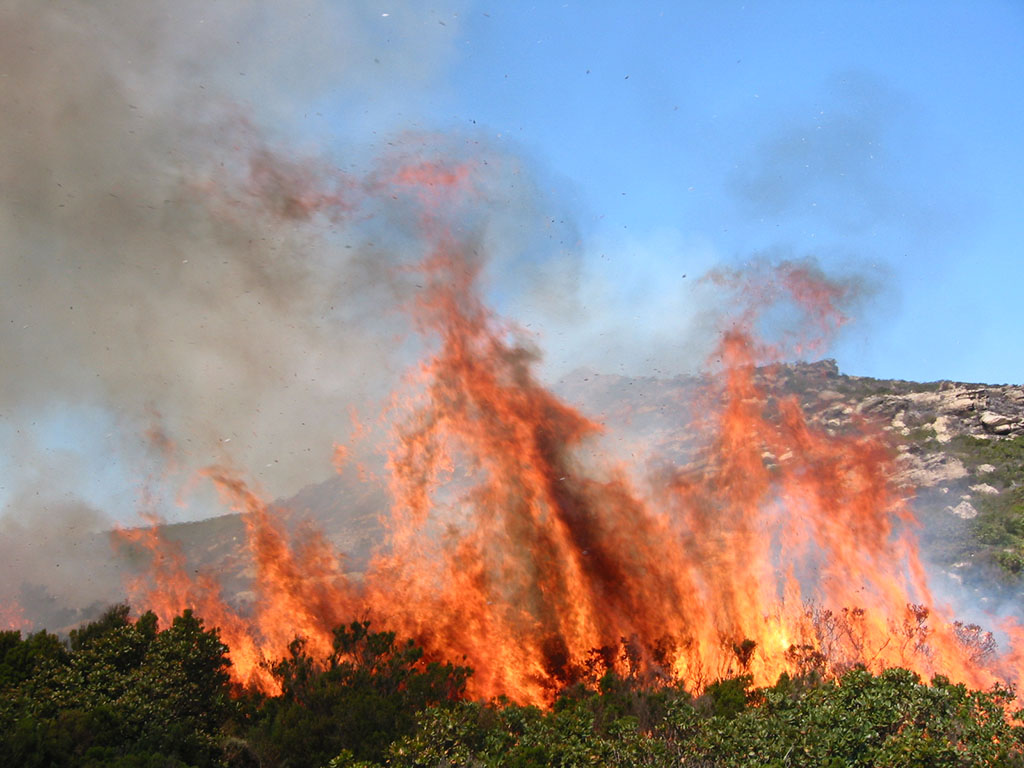
#> input picture Images/002_rgb.png, 1024 x 768 px
$ jupyter execute Fire_Segmentation_Celik_2007.ipynb
#> lines starting #> are read from the running program, lines starting #| are printed output that depends on the picture; after the words box and inside, x2 and y2 are one past the last pixel; in counts of white or black regions, pixels touching at a corner belong together
[cell 1]
import cv2
import numpy as np

[cell 2]
def generate_binary_image(img_path):
    # Read the RGB image with OpenCV
#> called with img_path = '../Images/002_rgb.png'
    img = cv2.imread(img_path)
#> img is the input picture: shape (768, 1024, 3); mean B, G, R 141.8, 140.1, 150.9

    # Split the image into B, G, R channels
    b, g, r = cv2.split(img)
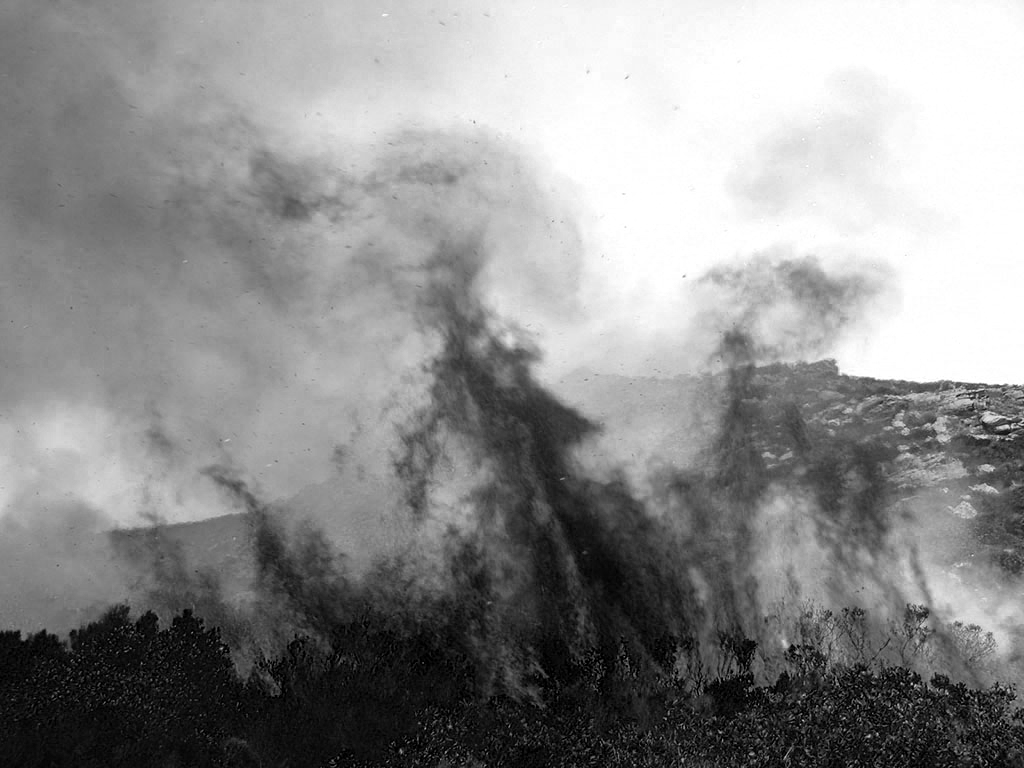
#> b: shape (768, 1024); min 0, max 255, mean 141.8
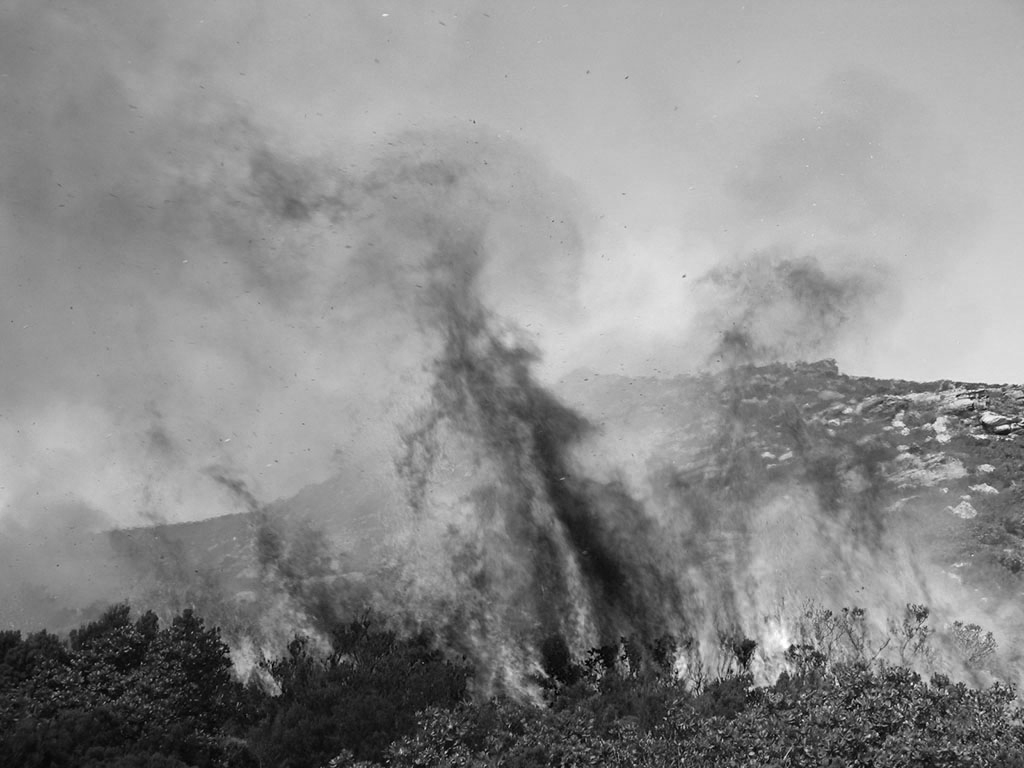
#> g: shape (768, 1024); min 0, max 255, mean 140.1
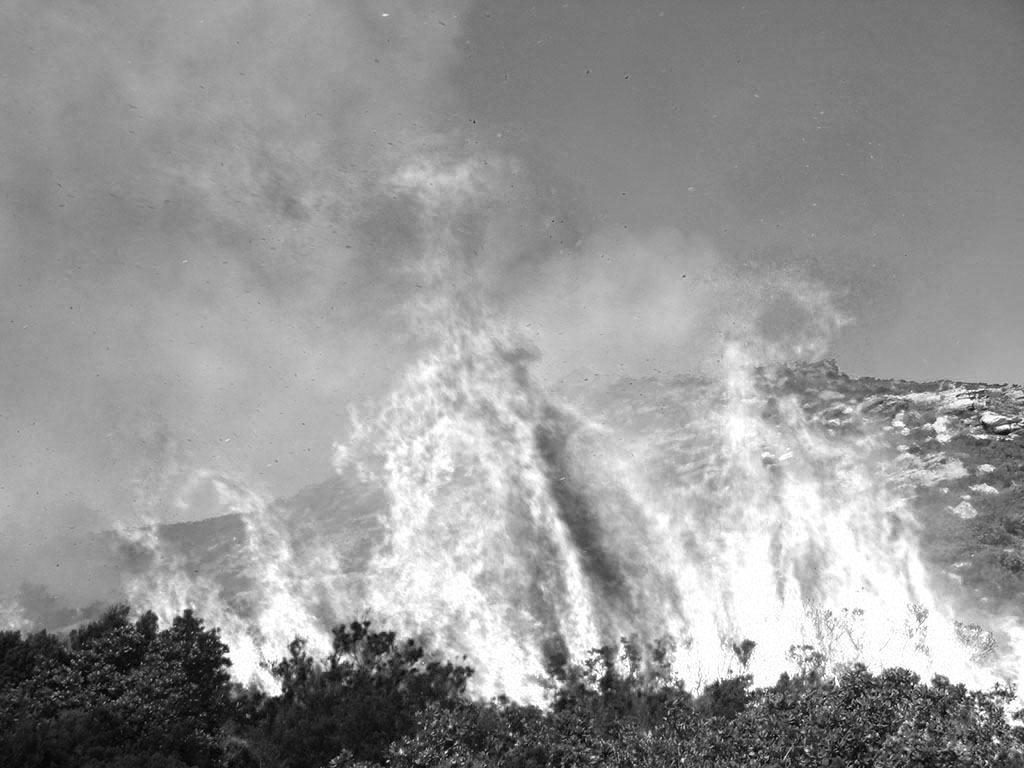
#> r: shape (768, 1024); min 0, max 255, mean 150.9

    # Calculate mean value of the red channel
    r_mean = np.mean(r)
#> r_mean = 150.9

    # Generate binary image based on the specified conditions
    binary_img = np.zeros_like(r, dtype=np.uint8)
    binary_img[(r > r_mean) & (r > g) & (g > b) &
               (0.25 <= g / (r + 1)) & (g / (r + 1) <= 0.65) &
               (0.05 <= b / (r + 1)) & (b / (r + 1) <= 0.45) &
               (0.20 <= b / (g + 1)) & (b / (g + 1) <= 0.6)] = 255

    return binary_img

[cell 3]
image_path = "../Images/002_rgb.png"
bin_image = generate_binary_image(image_path)
cv2.imshow("Original Image", cv2.imread(image_path))
cv2.imshow('Result Image', bin_image )
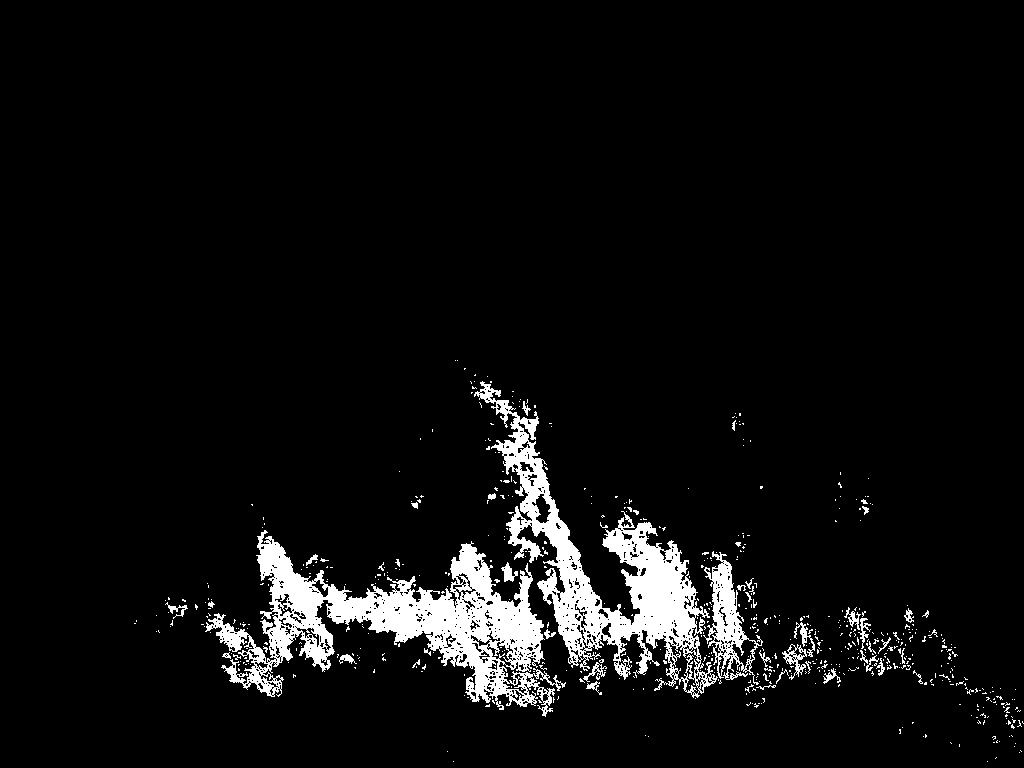
#> window 'Result Image': shape (768, 1024); 5.7% white; 618 white regions (571 under 20 px), largest, box (x1, y1, x2, y2) and area: (205, 530, 566, 717) 20513, (474, 381, 718, 698) 17046, (703, 551, 763, 685) 2597
cv2.waitKey(0)
cv2.destroyAllWindows()

$ run again, with Images/001_rgb.png copied over Images/002_rgb.png
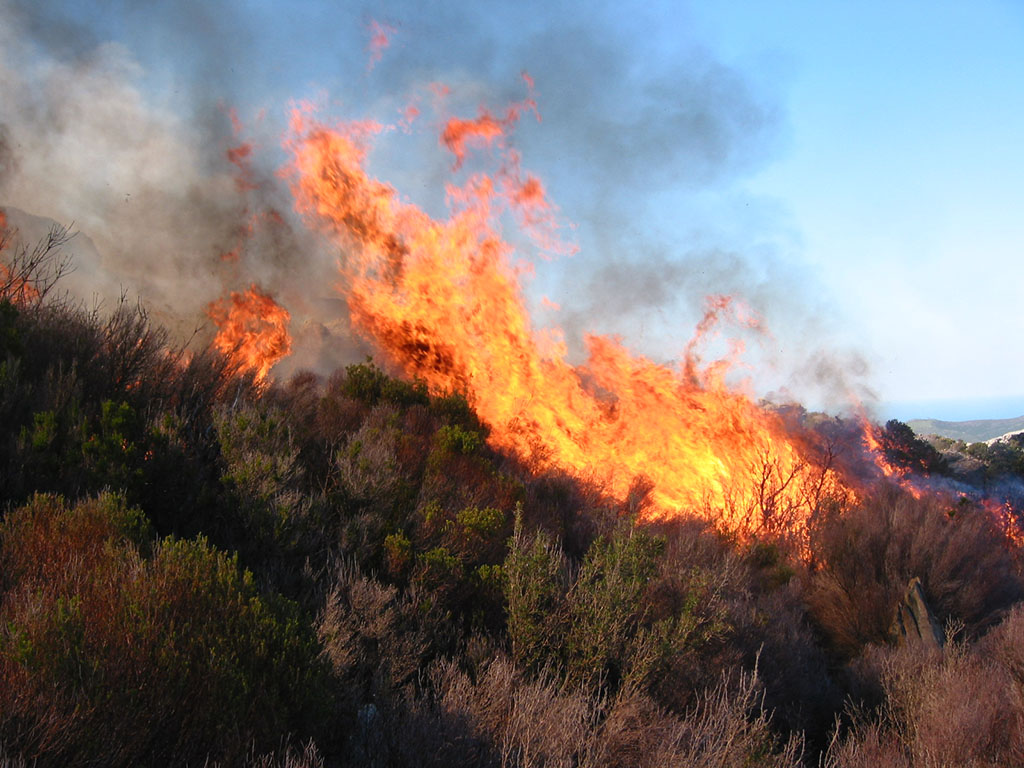
#> input picture Images/001_rgb.png, 1024 x 768 px
#> in generate_binary_image, img is the input picture: shape (768, 1024, 3); mean B, G, R 111.8, 114.6, 123.9
#> in generate_binary_image, `b, g, r = cv2.split(img)`:
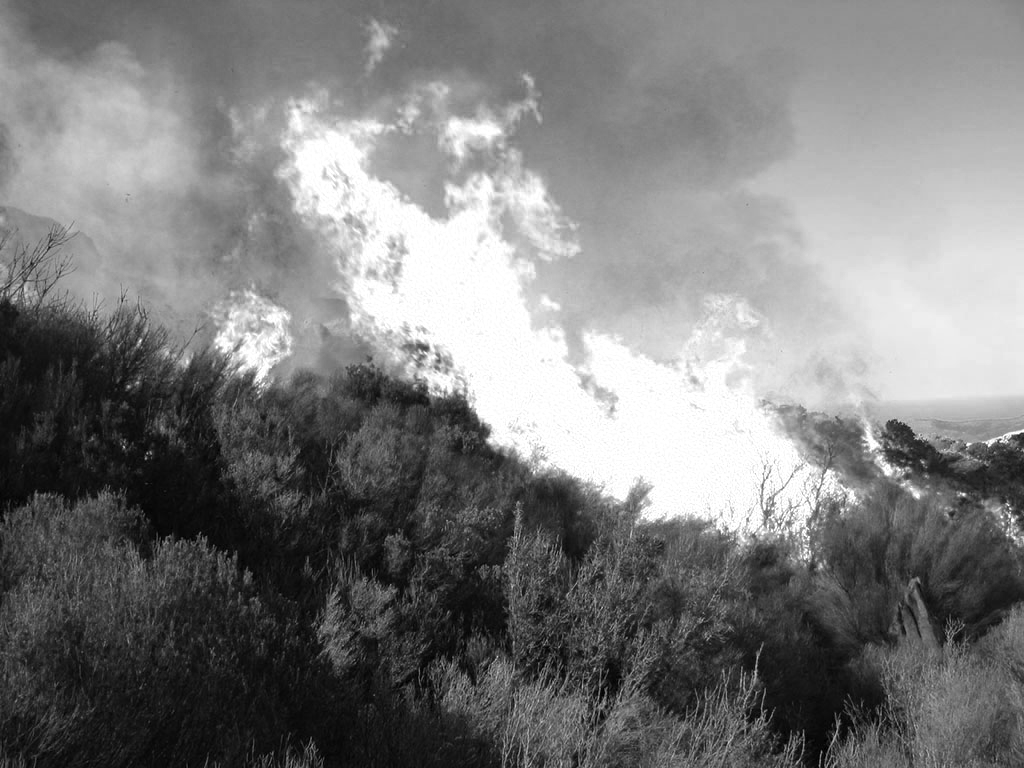
#> r: shape (768, 1024); min 0, max 255, mean 123.9
#> r_mean = 123.9
#> `cv2.imshow('Result Image', bin_image )`:
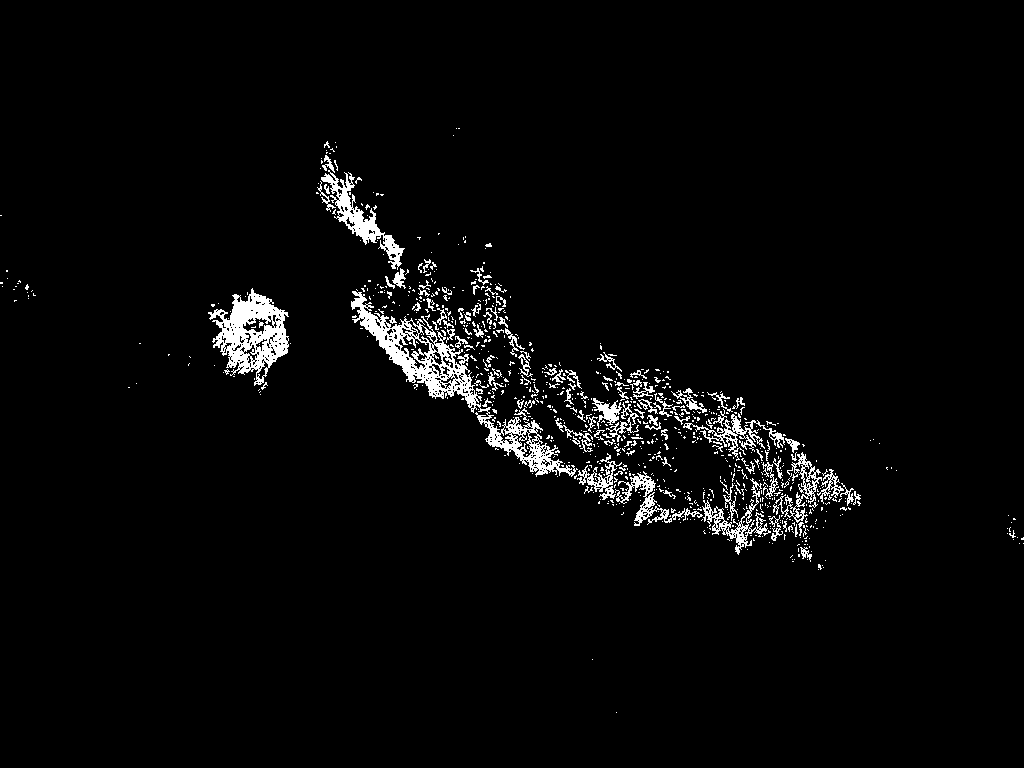
#> window 'Result Image': shape (768, 1024); 3.2% white; 908 white regions (790 under 20 px), largest, box (x1, y1, x2, y2) and area: (351, 291, 578, 477) 5754, (208, 288, 289, 386) 3632, (321, 170, 405, 270) 1761
